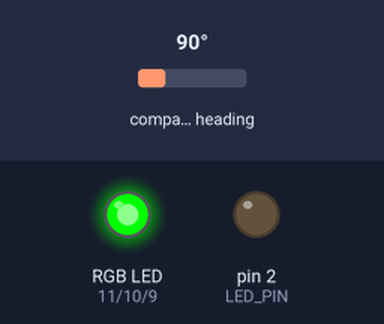
A sketch run on a simulated Arduino Uno, built with avr-gcc and run on an emulated ATmega328P. On the bench: an RGB LED mixed from three pins (HIGH = lit), output pins drawn as LEDs (lit = HIGH). Inputs (shaded band) come from the test bench; at power-on: compass heading 90°.

Above: at 1.2 s.
1.3 s: compass heading set to 65°
2.8 s: compass heading set to 57°
At 3.8 s:
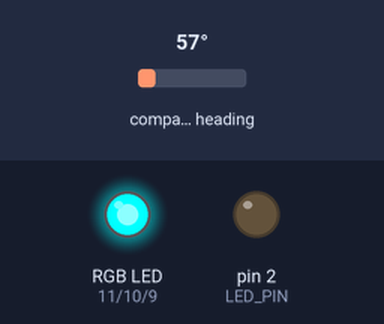
4.3 s: compass heading set to 180°
At 4.9 s:
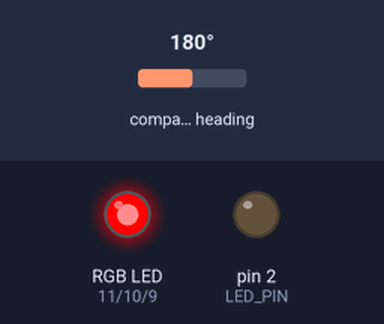
5.8 s: compass heading set to 234°
7.3 s: compass heading set to 243°
At 8.4 s:
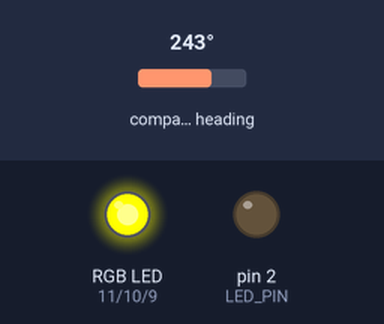
8.8 s: compass heading set to 7°
At 9.5 s:
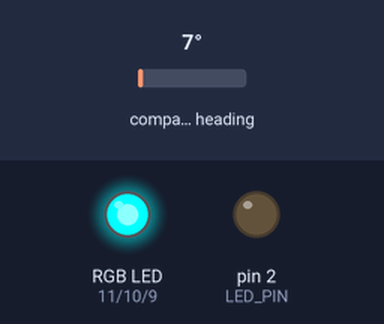
Timing chart, 0 to 11.3 s (numbered marks = the images above; inputs shaded):
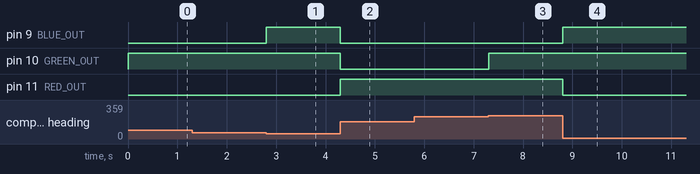

The sketch:

Compass_Rose.ino
```cpp
// (licence header left out)
#define RED_OUT 11
#define GREEN_OUT 10
#define BLUE_OUT 9
#define LED_PIN 2
// #define CHS_DEBUG

#include <Wire.h>
#include <Adafruit_Sensor.h>
#include <Adafruit_HMC5883_U.h>

#include "color.h"
// Our Sensor
Adafruit_HMC5883_Unified mag = Adafruit_HMC5883_Unified(12345);

// Degree resolution of the Rose.
int ColorDegrees;
#ifdef CHS_DEBUG
// From Adafruit driver
void displaySensorDetails(void)
{
  sensor_t sensor;
  mag.getSensor(&sensor);
  Serial.println("------------------------------------");
  Serial.print  ("Sensor:       "); Serial.println(sensor.name);
  Serial.print  ("Driver Ver:   "); Serial.println(sensor.version);
  Serial.print  ("Unique ID:    "); Serial.println(sensor.sensor_id);
  Serial.print  ("Max Value:    "); Serial.print(sensor.max_value); Serial.println(" uT");
  Serial.print  ("Min Value:    "); Serial.print(sensor.min_value); Serial.println(" uT");
  Serial.print  ("Resolution:   "); Serial.print(sensor.resolution); Serial.println(" uT");
  Serial.println("------------------------------------");
  Serial.println("");
  delay(500);
}
#endif

// Turn the LED off
void blink_off()
{
   analogWrite(RED_OUT,255);
   analogWrite(GREEN_OUT,255);
   analogWrite(BLUE_OUT,255);
}
// Display a color
void blink_color( color *thecolor)
{
#ifdef CHS_DEBUG
  digitalWrite(LED_PIN,HIGH);
#endif
  analogWrite(RED_OUT,thecolor->red_val);
  analogWrite(GREEN_OUT,thecolor->green_val);
  analogWrite(BLUE_OUT,thecolor->blue_val);
#ifdef CHS_DEBUG
  delay(500);
  // blink_off();
  digitalWrite(LED_PIN,LOW);
  delay(500);
#endif
  return;
}


void setup() {
   pinMode(LED_PIN,OUTPUT);
#ifdef CHS_DEBUG
   Serial.begin(9600);
   digitalWrite(LED_PIN,HIGH);
   delay(1000);
   digitalWrite(LED_PIN,LOW);
#endif


   if(! mag.begin()) {
      while(1)
         digitalWrite(LED_PIN,HIGH);
	 delay(250);
	 digitalWrite(LED_PIN,LOW);
   }
   ColorDegrees=360 / ColorSize;
#ifdef CHS_DEBUG
   displaySensorDetails();
#endif
}

void loop() {
   sensors_event_t event;
   mag.getEvent(&event);
   float heading = atan2(event.magnetic.y,event.magnetic.x);
   if(heading < 0)
     heading += 2*PI;
   if(heading > 2*PI)
      heading -= 2*PI;
   float headingDegrees = heading * 180/M_PI;
#ifdef CHS_DEBUG
   Serial.print("Heading (degrees): ");
   Serial.println(headingDegrees);
   delay(500);
#endif

int colorNum = headingDegrees / ColorDegrees;
#ifdef CHS_DEBUG
Serial.print("colorNum: ");
Serial.println(colorNum);
#endif
blink_color(&Colors[colorNum]);
/*
  // put your main code here, to run repeatedly:
    blink_color(&Colors[Colorctr]);
    ++Colorctr;
    if (Colorctr > ColorSize)
      Colorctr = 0;
*/
}
```

color.h
```cpp
#ifndef COLOR_h
#define COLOR_H

/*
   Copyright(c) Charles Shapiro, October 2017
 This file is part of the Compass Rose project

    Compass Rose is free software: you can redistribute it and/or modify
    it under the terms of the GNU General Public License as published by
    the Free Software Foundation, either version 3 of the License, or
    (at your option) any later version.

    Foobar is distributed in the hope that it will be useful,
    but WITHOUT ANY WARRANTY; without even the implied warranty of
    MERCHANTABILITY or FITNESS FOR A PARTICULAR PURPOSE.  See the
    GNU General Public License for more details.

    You should have received a copy of the GNU General Public License
    along with Compass Rose.  If not, see <http://www.gnu.org/licenses/>.

  Colors for the RGB LED.
  Could eventually be generated from a spreadsheet if I can see that many different hues.
  NB that 0 is _brightest_, 255 is _off_
 */

struct color {
  int red_val;
  int blue_val;
  int green_val;
};

static color Colors[] =
{
   {0,255,255}, // Red
   {0,0,255},    // Cyan
   {255,255,0}, // Green
   {255,0,0}, // Magenta
   {255,0,255},   // Blue
   {0,255,0}   // Yellow
//   {0,0,255},    // Cyan
//   {255,0,0},  // Magenta
//   {0,0,0}       // White
};


// static color * ColorP = Colors;
static int ColorSize = sizeof(Colors) / sizeof(struct color);

#endif
```

Measured:
- the behaviour switches between 60 and 59° on compass heading (found by bisection; images 0 and 1)
- the behaviour switches between 239 and 240° on compass heading (found by bisection; images 2 and 3)
- after the input at 1.3 s, every drawn part: stays the same
- after the input at 2.8 s, pin 9 (BLUE_OUT): LOW → HIGH at once
- after the input at 4.3 s, pin 9 (BLUE_OUT), pin 10 (GREEN_OUT): HIGH → LOW at once; pin 11 (RED_OUT): LOW → HIGH at once
- after the input at 5.8 s, every drawn part: stays the same
- after the input at 7.3 s, pin 10 (GREEN_OUT): LOW → HIGH at once
- after the input at 8.8 s, pin 9 (BLUE_OUT): LOW → HIGH at once; pin 11 (RED_OUT): HIGH → LOW at once
